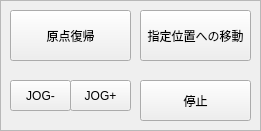
   <widget class="QFrame" name="frame_8">
    <property name="geometry">
     <rect>
      <x>10</x>
      <y>410</y>
      <width>261</width>
      <height>131</height>
     </rect>
    </property>
    <property name="frameShape">
     <enum>QFrame::StyledPanel</enum>
    </property>
    <property name="frameShadow">
     <enum>QFrame::Sunken</enum>
    </property>
    <widget class="QPushButton" name="pushButtonGoOriginW">
     <property name="geometry">
      <rect>
       <x>10</x>
       <y>10</y>
       <width>121</width>
       <height>51</height>
      </rect>
     </property>
     <property name="text">
      <string>原点復帰</string>
     </property>
    </widget>
    <widget class="QPushButton" name="pushButtonStartScanW">
     <property name="geometry">
      <rect>
       <x>140</x>
       <y>10</y>
       <width>111</width>
       <height>51</height>
      </rect>
     </property>
     <property name="text">
      <string>指定位置への移動</string>
     </property>
    </widget>
    <widget class="QPushButton" name="pushButtonStopW">
     <property name="geometry">
      <rect>
       <x>140</x>
       <y>80</y>
       <width>111</width>
       <height>41</height>
      </rect>
     </property>
     <property name="text">
      <string>停止</string>
     </property>
    </widget>
    <widget class="QToolButton" name="toolButtonJogWP">
     <property name="geometry">
      <rect>
       <x>70</x>
       <y>80</y>
       <width>61</width>
       <height>31</height>
      </rect>
     </property>
     <property name="text">
      <string>JOG+</string>
     </property>
     <property name="checkable">
      <bool>true</bool>
     </property>
     <property name="autoExclusive">
      <bool>false</bool>
     </property>
    </widget>
    <widget class="QToolButton" name="toolButtonJogWM">
     <property name="geometry">
      <rect>
       <x>10</x>
       <y>80</y>
       <width>61</width>
       <height>31</height>
      </rect>
     </property>
     <property name="text">
      <string>JOG-</string>
     </property>
     <property name="checkable">
      <bool>true</bool>
     </property>
     <property name="autoExclusive">
      <bool>false</bool>
     </property>
    </widget>
   </widget>
